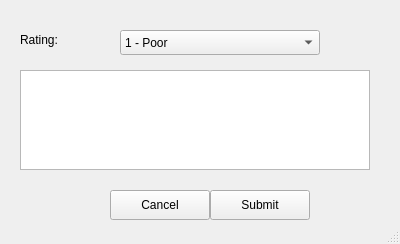
<?xml version="1.0" encoding="UTF-8"?>
<ui version="4.0">
 <class>ReviewWindow</class>
 <widget class="QMainWindow" name="ReviewWindow">
  <property name="geometry">
   <rect>
    <x>0</x>
    <y>0</y>
    <width>400</width>
    <height>244</height>
   </rect>
  </property>
  <property name="windowTitle">
   <string>Write a Review</string>
  </property>
  <widget class="QWidget" name="centralwidget">
   <widget class="QLabel" name="label_rating">
    <property name="geometry">
     <rect>
      <x>20</x>
      <y>30</y>
      <width>100</width>
      <height>20</height>
     </rect>
    </property>
    <property name="text">
     <string>Rating:</string>
    </property>
   </widget>
   <widget class="QComboBox" name="comboBox_rating">
    <property name="geometry">
     <rect>
      <x>120</x>
      <y>30</y>
      <width>200</width>
      <height>25</height>
     </rect>
    </property>
    <item>
     <property name="text">
      <string>1 - Poor</string>
     </property>
    </item>
    <item>
     <property name="text">
      <string>2 - Fair</string>
     </property>
    </item>
    <item>
     <property name="text">
      <string>3 - Good</string>
     </property>
    </item>
    <item>
     <property name="text">
      <string>4 - Very Good</string>
     </property>
    </item>
    <item>
     <property name="text">
      <string>5 - Excellent</string>
     </property>
    </item>
   </widget>
   <widget class="QPlainTextEdit" name="plainTextEdit_review">
    <property name="geometry">
     <rect>
      <x>20</x>
      <y>70</y>
      <width>350</width>
      <height>100</height>
     </rect>
    </property>
   </widget>
   <widget class="QPushButton" name="pushButton_submit">
    <property name="geometry">
     <rect>
      <x>210</x>
      <y>190</y>
      <width>100</width>
      <height>30</height>
     </rect>
    </property>
    <property name="text">
     <string>Submit</string>
    </property>
   </widget>
   <widget class="QPushButton" name="pushButton_submit_2">
    <property name="geometry">
     <rect>
      <x>110</x>
      <y>190</y>
      <width>100</width>
      <height>30</height>
     </rect>
    </property>
    <property name="text">
     <string>Cancel</string>
    </property>
   </widget>
  </widget>
  <widget class="QStatusBar" name="statusbar"/>
 </widget>
 <resources/>
 <connections/>
</ui>
